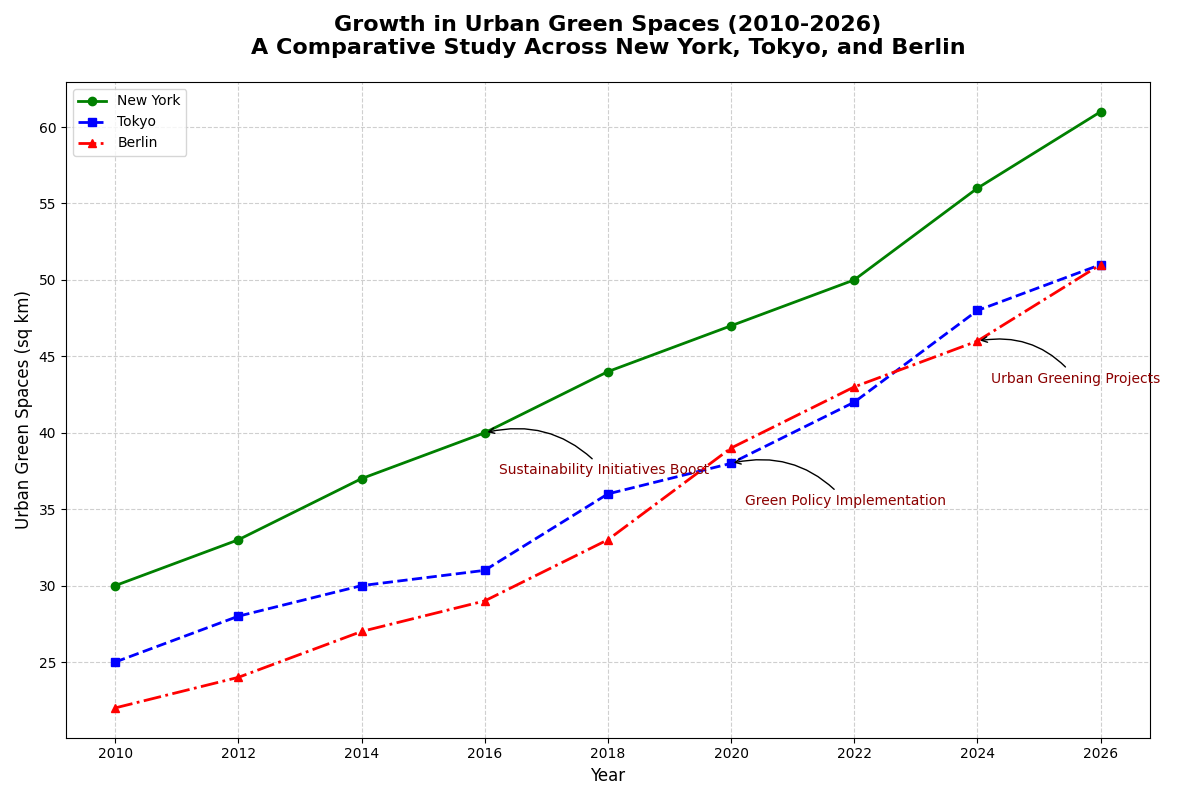

Generate this figure with Python:
import matplotlib.pyplot as plt
import numpy as np

years = np.array([2010, 2012, 2014, 2016, 2018, 2020, 2022, 2024, 2026])

# Randomly altered green spaces data while maintaining the structure
new_york_green_spaces = np.array([30, 33, 37, 40, 44, 47, 50, 56, 61])
tokyo_green_spaces = np.array([25, 28, 30, 31, 36, 38, 42, 48, 51])
berlin_green_spaces = np.array([22, 24, 27, 29, 33, 39, 43, 46, 51])

fig, ax = plt.subplots(figsize=(12, 8))

ax.plot(years, new_york_green_spaces, marker='o', linestyle='-', color='green', linewidth=2, label='New York')
ax.plot(years, tokyo_green_spaces, marker='s', linestyle='--', color='blue', linewidth=2, label='Tokyo')
ax.plot(years, berlin_green_spaces, marker='^', linestyle='-.', color='red', linewidth=2, label='Berlin')

ax.set_title('Growth in Urban Green Spaces (2010-2026)\nA Comparative Study Across New York, Tokyo, and Berlin', fontsize=16, fontweight='bold', pad=20)
ax.set_xlabel('Year', fontsize=12)
ax.set_ylabel('Urban Green Spaces (sq km)', fontsize=12)

ax.legend(loc='upper left', fontsize=10)
ax.grid(True, linestyle='--', alpha=0.6)

milestones = {
    2016: 'Sustainability Initiatives Boost',
    2020: 'Green Policy Implementation',
    2024: 'Urban Greening Projects'
}
for year, city_data in zip([2016, 2020, 2024], [new_york_green_spaces, tokyo_green_spaces, berlin_green_spaces]):
    ax.annotate(milestones[year], 
                xy=(year, city_data[np.where(years == year)[0][0]]), 
                xytext=(10, -30), 
                textcoords='offset points',
                arrowprops=dict(arrowstyle='->', connectionstyle='arc3,rad=0.3'),
                fontsize=10,
                color='darkred')

plt.tight_layout()
plt.show()
